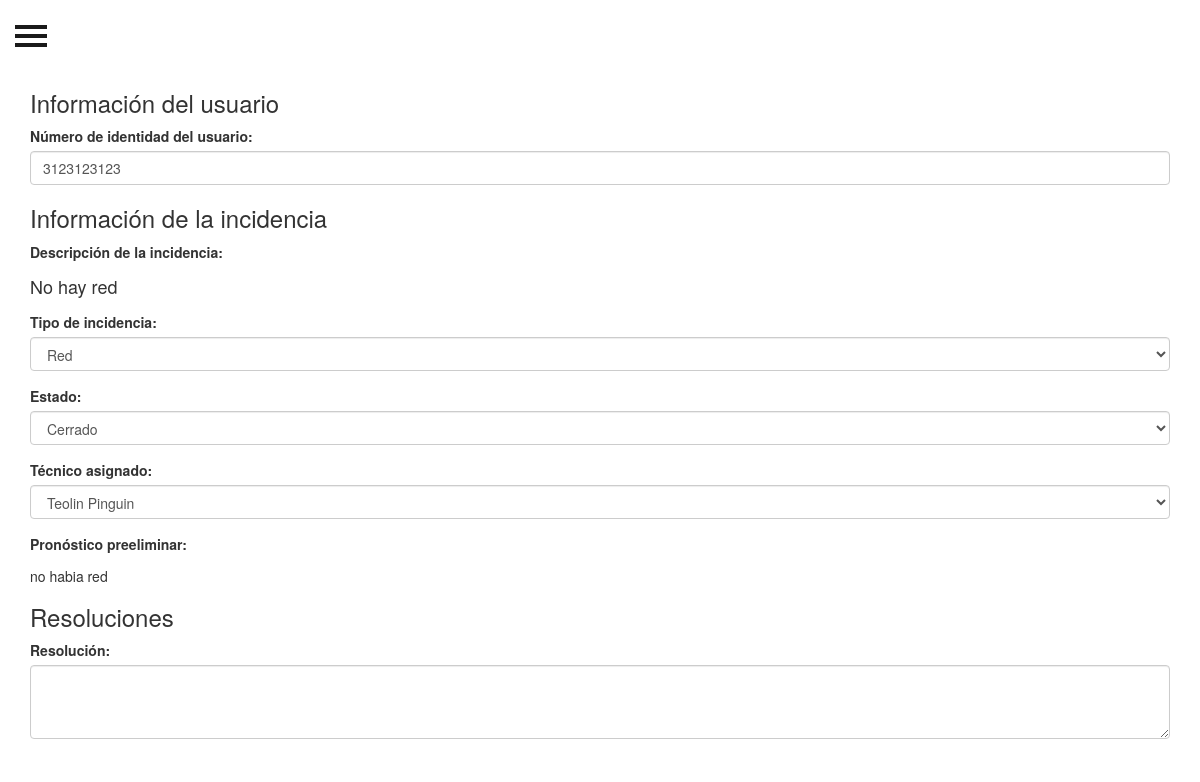
The app's page /ServideskV0/VerTicketTecnico.php?id_incidencia=11 with its own data.
### tables this page shows
CREATE TABLE `incidenciastbl` (
  `ID_INCIDENTE` bigint(15) NOT NULL,
  `DOC_USUARIO` bigint(25) NOT NULL,
  `FECHA_INCIDENTE` date NOT NULL,
  `DES_INCIDENCIA` varchar(70) NOT NULL,
  `TIPO_INCIDENCIA` varchar(20) NOT NULL,
  `ESTADO_INCIDENCIA` varchar(15) NOT NULL,
  `PRONOSTICO_PRE` varchar(70) NOT NULL,
  `RESOLUCION` varchar(70) NOT NULL,
  `TEC_ASIGNADO` varchar(30) NOT NULL,
  `ID_TECNICO` int(5) NOT NULL
);

### ServideskV0/VerTicketTecnico.php (the view, shortened to what this page needs)
<!DOCTYPE html>
<html>
<head>
<link rel="stylesheet" href="https://maxcdn.bootstrapcdn.com/bootstrap/3.3.7/css/bootstrap.min.css">
</head>
<body>
<?php include("menuLateralTecnico.php");?>
<?php
include "conexion.php";
mysqli_set_charset($conexion,"utf8");
$consulta="SELECT * FROM incidenciastbl WHERE ID_INCIDENTE= ".$_GET['id_incidencia']."";
$resultados=mysqli_query($conexion,$consulta);
while($row = mysqli_fetch_array($resultados)){
	echo '<form action="VerTicket.php method="GET">';
	echo '<div class="container">';
	echo '<h3>Información del usuario</h3>';
echo '<div class="form-group">';
echo '<label for="txt_id_incidencia">Número de identidad del usuario:</label>';
echo ' <input name="doc_user" type="text" id="id_incidencia" class="form-control"
value='.$row['DOC_USUARIO'].'>';
echo '</div>';
echo '<h3>Información de la incidencia</h3>';
echo '<div class="form-group">';
echo '<label for="mensaje">Descripción de la incidencia:</label>';
echo '<h4>'.$row['DES_INCIDENCIA'].'</h4>';
echo'</div>';
   echo' <div class="form-group">';
   echo'<label for="option">Tipo de incidencia:</label>';
   echo' <select name="tipos_incidencias" id="option" class="form-control" method="POST">';
  echo'<option value="Aplicacion">'.$row['TIPO_INCIDENCIA'].'</option> ';
       echo' </select>';
echo'</div>';
  echo'<div class="form-group">';
   echo'<label for="option">Estado:</label>';
  echo'<select name="tipos_estados" id="option" class="form-control" method="POST">';
      echo'<option value="0">'.$row['ESTADO_INCIDENCIA'].'</option>';
      echo'</select>';
    echo'</div>';
echo'<div class="form-group">';
     echo'<label for="option">Técnico asignado:</label>';
 echo'<select name="tecnicos" id="option" class="form-control" method="POST">';
 echo'<option value="0">'.$row['TEC_ASIGNADO'].'</option>';
 echo'</select>';
   echo' </div>';
        echo'<div class="form-group">';
    echo'<label for="mensaje">Pronóstico preeliminar:</label>';
    echo'<h5>'.$row['PRONOSTICO_PRE'].'</h5>';
   echo' </div>';
   echo' <h3>Resoluciones</h3>';
        echo'<div class="form-group">';
        echo'<label for="mensaje">Resolución:</label>';
        echo'<textarea name="resolucion" id="resolucion" cols="30" rows="3" class="form-control" method="POST"></textarea>';
    echo'</div>';
        echo'</div>';
echo '</form>';
}
?>
</body>
</html>

### ServideskV0/css/menuLateral.css (style rules this page uses)
body { position: relative; overflow-x: hidden; }
body, html { height: 100%; }

### records on screen
incidenciastbl: doc_user "3123123123", DES_INCIDENCIA "No hay red", tipos_incidencias "Red", tipos_estados "Cerrado", tecnicos "Teolin Pinguin", PRONOSTICO_PRE "no habia red"
